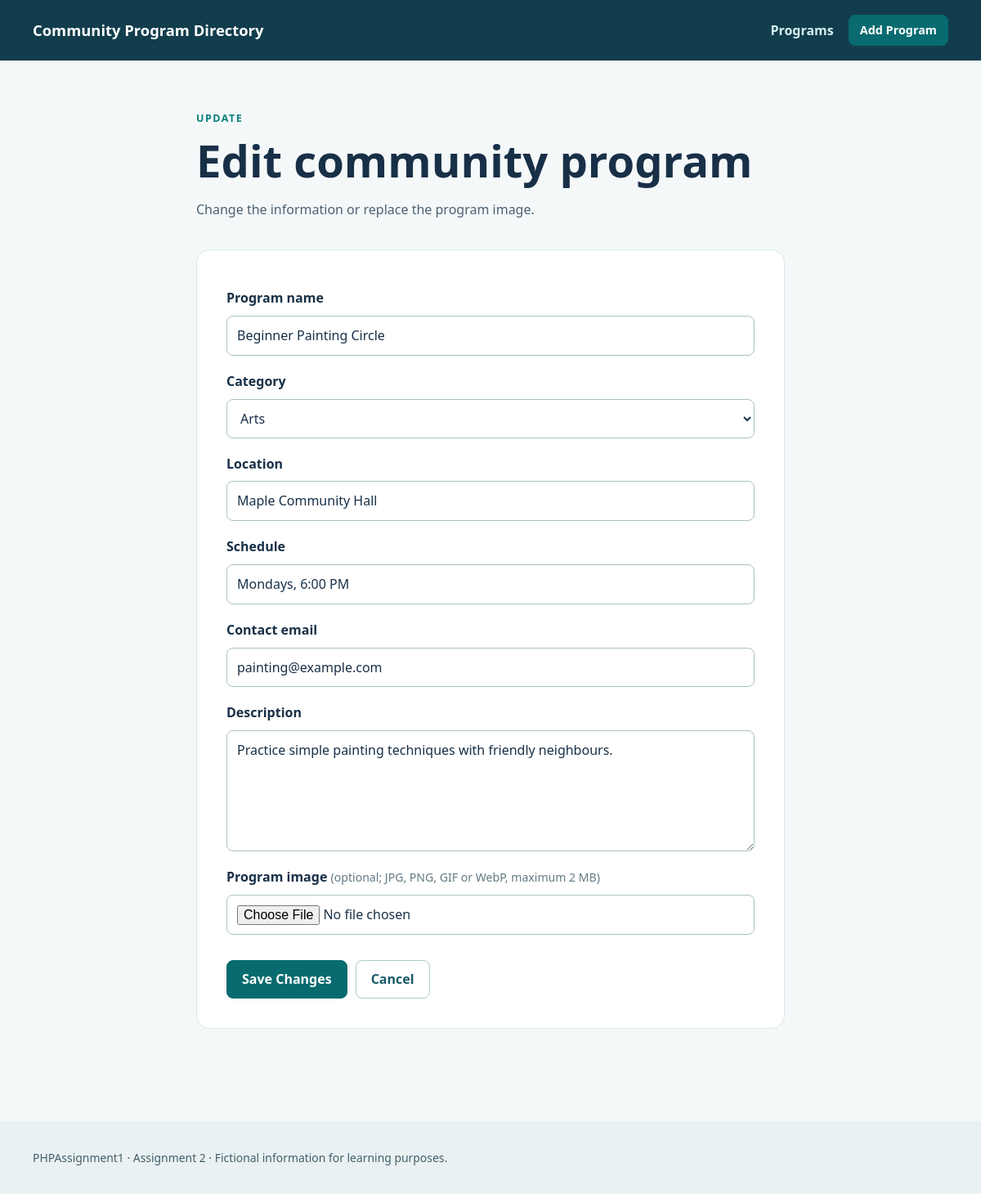
The app's page /edit_program.php?id=1 with its own data.
### tables this page shows
CREATE TABLE programs (
    program_id INT UNSIGNED NOT NULL AUTO_INCREMENT,
    program_name VARCHAR(100) NOT NULL,
    category_id INT UNSIGNED NOT NULL,
    location VARCHAR(120) NOT NULL,
    schedule VARCHAR(100) NOT NULL,
    contact_email VARCHAR(160) NOT NULL,
    description TEXT NOT NULL,
    image_filename VARCHAR(255) NULL,
    PRIMARY KEY (program_id),
    KEY idx_program_category (category_id),
    CONSTRAINT fk_program_category
        FOREIGN KEY (category_id) REFERENCES categories(category_id)
        ON UPDATE CASCADE ON DELETE RESTRICT
);

CREATE TABLE categories (
    category_id INT UNSIGNED NOT NULL AUTO_INCREMENT,
    category_name VARCHAR(60) NOT NULL,
    PRIMARY KEY (category_id),
    UNIQUE KEY uq_category_name (category_name)
);

### functions.php (called while the page is built, shortened)
<?php
function escapeHtml(string $text): string
{
    return htmlspecialchars($text, ENT_QUOTES | ENT_SUBSTITUTE, 'UTF-8');
}
function fetchCategories(PDO $db): array
{
    return $db->query('SELECT category_id, category_name FROM categories ORDER BY category_name')->fetchAll();
}

### program_form.php (the view, shortened to what this page needs)
<form class="program-form" action="<?= escapeHtml($formAction) ?>" method="post" enctype="multipart/form-data">
    <label for="program_name">Program name</label>
    <input id="program_name" name="program_name" type="text" maxlength="100" required value="<?= escapeHtml((string) ($program['program_name'] ?? '')) ?>">
    <label for="category_id">Category</label>
    <select id="category_id" name="category_id" required>
        <?php foreach ($categories as $category): ?>
            <option value="<?= (int) $category['category_id'] ?>" <?= (int) ($program['category_id'] ?? 0) === (int) $category['category_id'] ? 'selected' : '' ?>><?= escapeHtml($category['category_name']) ?></option>
        <?php endforeach; ?>
    </select>
    <label for="location">Location</label>
    <input id="location" name="location" type="text" maxlength="120" required value="<?= escapeHtml((string) ($program['location'] ?? '')) ?>">
    <label for="schedule">Schedule</label>
    <input id="schedule" name="schedule" type="text" maxlength="100" required placeholder="Example: Saturdays, 10:00 AM" value="<?= escapeHtml((string) ($program['schedule'] ?? '')) ?>">
    <label for="contact_email">Contact email</label>
    <input id="contact_email" name="contact_email" type="email" maxlength="160" required value="<?= escapeHtml((string) ($program['contact_email'] ?? '')) ?>">
    <label for="description">Description</label>
    <textarea id="description" name="description" rows="5" required><?= escapeHtml((string) ($program['description'] ?? '')) ?></textarea>
    <label for="image">Program image <span class="optional">(optional; JPG, PNG, GIF or WebP, maximum 2 MB)</span></label>
    <input id="image" name="image" type="file" accept="image/jpeg,image/png,image/gif,image/webp">
    <div class="actions">
        <button class="button" type="submit"><?= escapeHtml($submitLabel) ?></button>
        <a class="button button-secondary" href="index.php">Cancel</a>
    </div>
</form>

### styles.css (style rules this page uses)
:root { color-scheme: light; font-family: system-ui, -apple-system, BlinkMacSystemFont, "Segoe UI", sans-serif; color: #183047; background: #f4f8f9; }
* { box-sizing: border-box; }
body { margin: 0; line-height: 1.55; }
a { color: #075f78; }
.button { appearance: none; display: inline-block; border: 1px solid #086b70; background: #086b70; color: white; text-decoration: none; padding: 10px 18px; border-radius: 8px; font: inherit; font-weight: 700; cursor: pointer; }
.button-secondary { background: white; color: #185b68; border-color: #aec9ce; }
.actions { display: flex; flex-wrap: wrap; gap: 10px; margin-top: 22px; }
.program-form, .confirm-box, .notice, .empty { background: white; border: 1px solid #dce8e9; border-radius: 16px; padding: clamp(22px, 5vw, 36px); margin-bottom: 48px; }
.program-form { display: grid; gap: 9px; }
.program-form label { margin-top: 10px; font-weight: 700; }
.program-form input:not([type="checkbox"]), .program-form select, .program-form textarea { width: 100%; border: 1px solid #abc0c6; border-radius: 8px; padding: 11px 12px; color: #183047; background: white; font: inherit; }
.program-form textarea { resize: vertical; }
.optional { font-weight: 400; color: #617984; font-size: .88rem; }

### records on screen
programs: program_name "Beginner Painting Circle", category_id "Arts", location "Maple Community Hall", schedule "Mondays, 6:00 PM", contact_email "painting@example.com", description "Practice simple painting techniques with friendly neighbours."

### other values on screen
escapeHtml($submitLabel) "Save Changes"
